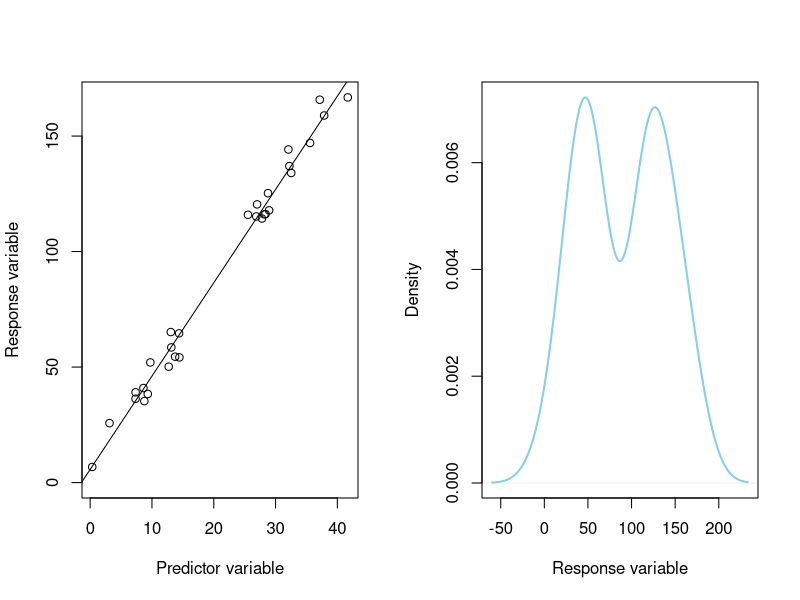
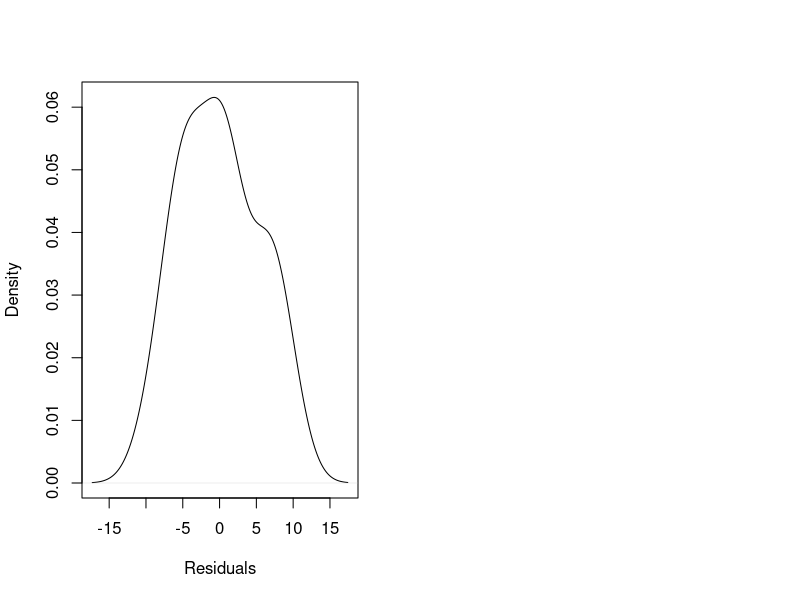
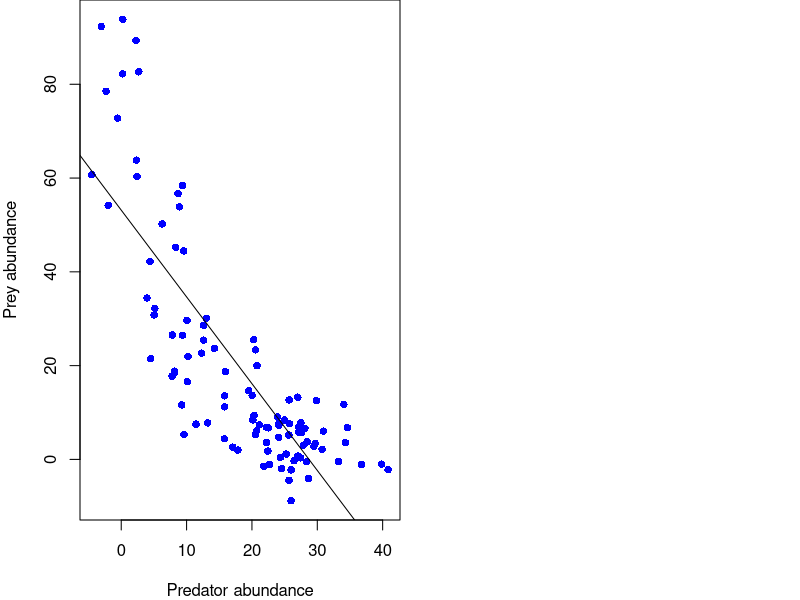
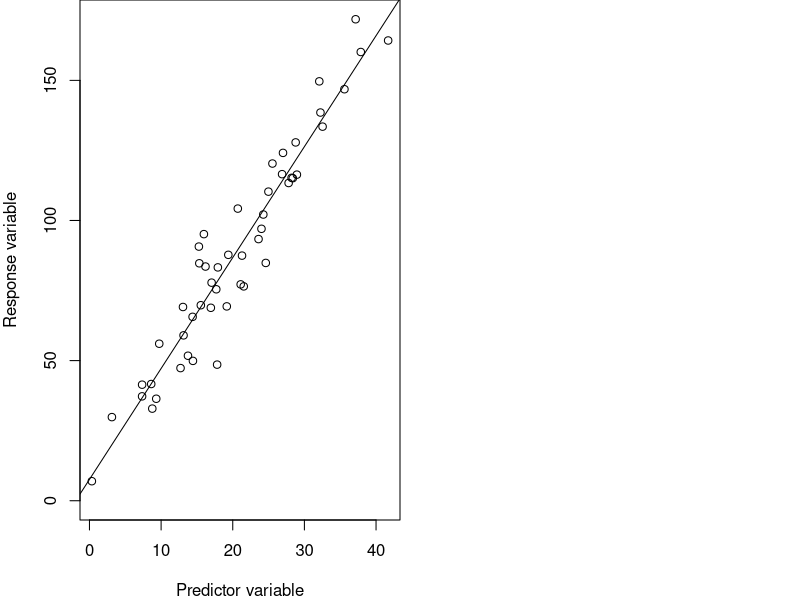
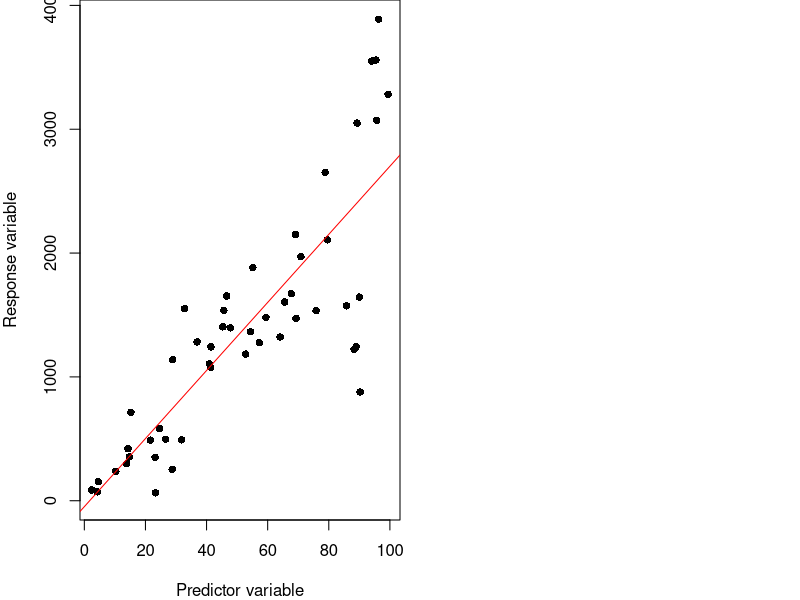
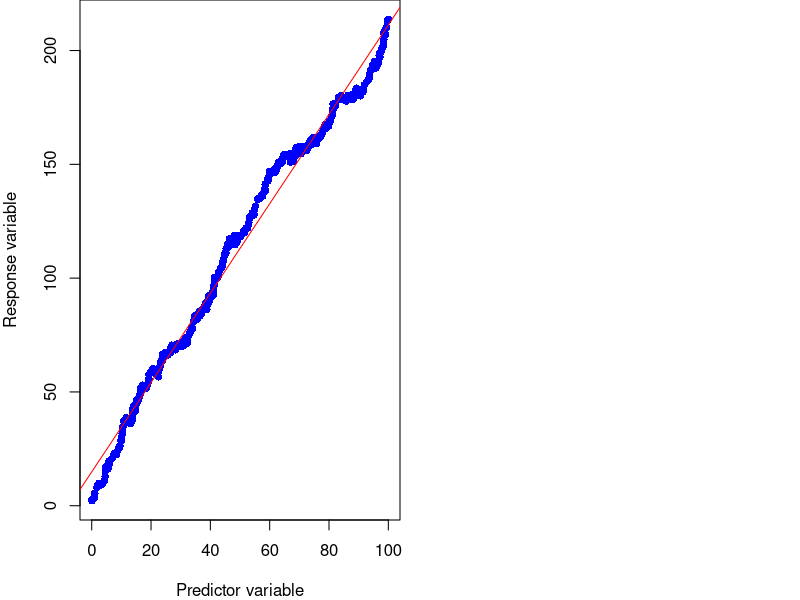
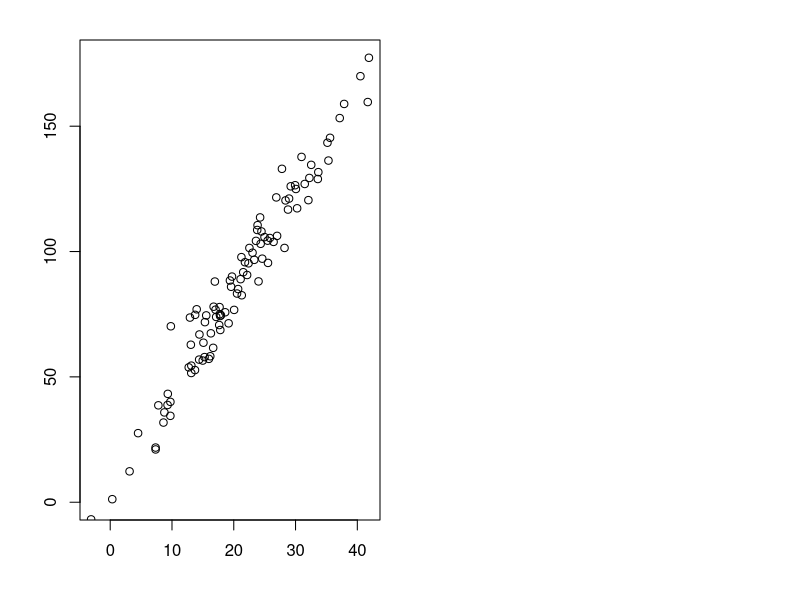
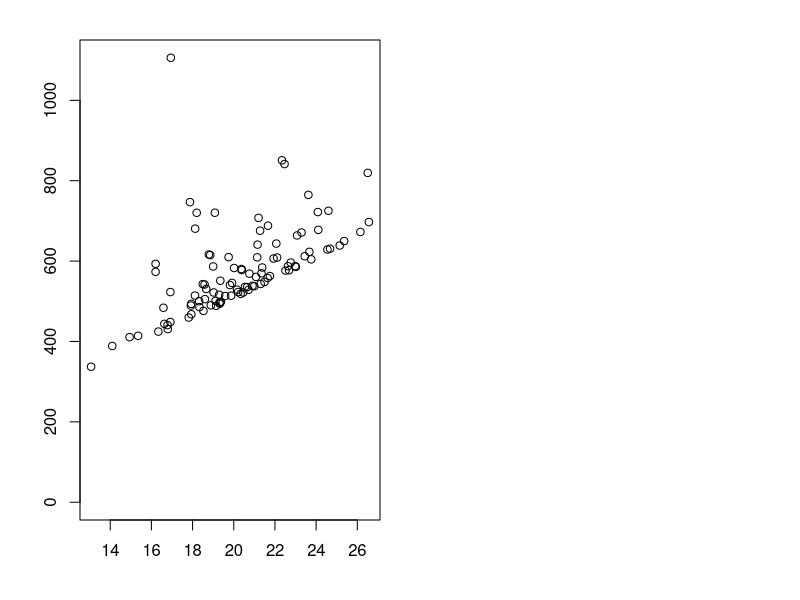

Source code (R) for these figures, in order: (Note: this script raises an error after producing the figures.)
## ---- chunk 1

knitr::opts_chunk$set(
	echo = TRUE,
	message = FALSE,
	warning = FALSE,
	cache = TRUE
)
## ---- chunk 2

#  NRES 710, Linear Regression (3)
#     University of Nevada, Reno
#     Assumptions of linear regression   

## ---- chunk 3
# Set the seed for reproducibility
set.seed(123)

# Set up the plotting area to display two plots side by side
par(mfrow = c(1, 2))

# Simulate data for the shallow slope
n <- 50
x1 <- rnorm(n, mean = 20, sd = 10)
y1 <- 5 + 4 * x1 + rnorm(n, mean = 0, sd = 8)

# Remove observations in the middle of x to create bimodal y
middle_range <- c(15, 25)
datum1 <- data.frame(x = x1, y = y1)
datum1 <- subset(datum1, x < middle_range[1] | x > middle_range[2])

# Plot the data with the shallow slope
plot(y ~ x, data = datum1,
     ylim=c(0, max(datum1$y)), xlab = "Predictor variable", ylab = "Response variable")

# Add a line to the plot for the shallow slope
results1 <- lm(y ~ x, data = datum1)
abline(results1)

# Plot the density of y
plot(density(datum1$y), col = "skyblue", xlab = "Response variable", ylab = "Density", main = "", lwd = 2)

# Examine normality of residuals
residuals <- resid(results1)
plot(density(residuals), xlab = "Residuals", main = "")
## ---- chunk 4
# Set the seed for reproducibility
set.seed(123); par(mar = c(4, 4, 0, 0)); par(mfrow=c(1,2))

# Simulate non-linear data
n <- 100
time <- seq(1, n)
prey_abundance <- 100 * exp(-0.05 * time) + rnorm(n, mean = 0, sd = 5)
predator_abundance <- 50 * (1 - exp(-0.01 * time)) + rnorm(n, mean = 0, sd = 5)

# Plot the data
plot(predator_abundance, prey_abundance, pch = 16, col = "blue",
     xlab = "Predator abundance", ylab = "Prey abundance")

# Fit a linear model
results <- lm(prey_abundance ~ predator_abundance)
abline(results)
## ---- chunk 5
# Set the seed for reproducibility
set.seed(123); par(mar = c(4, 4, 0, 0)); par(mfrow=c(1,2))

# Simulate data for the shallow slope
n <- 50
x1 <- rnorm(n, mean = 20, sd = 10)
y1 <- 5 + 4 * x1 + rnorm(n, mean = 0, sd = 12)

# Remove observations in the middle of x to create bimodal y
datum1 <- data.frame(x = x1, y = y1)

# Plot the data with the shallow slope
plot(y ~ x, data = datum1,
     ylim=c(0, max(datum1$y)), xlab = "Predictor variable", ylab = "Response variable")

# Add a line to the plot for the shallow slope
results1 <- lm(y ~ x, data = datum1)
abline(results1)
## ---- chunk 6
# Set the seed for reproducibility
set.seed(123); par(mar = c(4, 4, 0, 0)); par(mfrow=c(1,2))

# Simulate data with increasing variance (heteroscedasticity)
n <- 50
x1 <- runif(n, 0, 100)
y1 <- 20 + 25 * x1 + rnorm(n, mean = 0, sd = 10 * x1)

# Create a data frame
datum1 <- abs(data.frame(x = x1, y = y1))

# Fit a linear model
results1 <- lm(y ~ x, data = datum1)

# Predict values and calculate confidence intervals
predictions <- predict(results1, interval = "confidence", level = 0.95)
datum1 <- cbind(datum1, predictions)

# Plot the data
plot(datum1$x, datum1$y, ylim=c(0, max(datum1$y)), xlab = "Predictor variable", ylab = "Response variable", pch = 16)

# Add the regression line
abline(results1, col = "red")
## ---- chunk 7
# Set the seed for reproducibility
set.seed(123); par(mar = c(4, 4, 0, 0)); par(mfrow=c(1,2))

# # Simulate data with autocorrelation
# n <- 100
# x <- seq(1, n)
# phi <- 0.99  # Autoregressive parameter
# epsilon <- rnorm(n, mean = 0, sd = 5)  # Reduced noise term to make the autocorrelation more prominent
# y <- numeric(n)
# y[1] <- 5 + 2 * x[1] + epsilon[1]
# for (i in 2:n) {
#   y[i] <- 5 + 2 * x[i] + phi * (y[i-1] - (5 + 2 * x[i-1])) + epsilon[i]
# }
# 
# # Create a data frame
# data <- data.frame(x = x, y = y)

# Simulate data that are autocorrelated
n <- 500
x1 <- runif(n, 0, 100)

# Sort x1 from low to high
x1 <- sort(x1)

# Simulate error for each value using the mean of the previous value
error <- matrix(NA, length(x1), 1)
error[1,1] <- rnorm(1, mean = 0, sd = 1)
for (i in 2:length(x1)){
  error[i,1] <- rnorm(1, mean = error[i-1, 1], sd = 1)
}

# Create y values
y1 <- 3 + 2 * x1 + error

# Create dataframe
datum <- data.frame(x = x1, error = error, y = y1)

# Plot the data
plot(datum$x, datum$y, xlab = "Predictor variable", ylab = "Response variable", pch = 16, col = "blue")

# Fit a linear model
model <- lm(y ~ x, data = datum)

# Add the regression line to the graph
abline(model, col = "red")
## ---- chunk 8
# Load necessary libraries
library(knitr)

# Create the data frame
data <- data.frame(
  Group = c("Normality", "Linearity", "Homoscedasticity", "No autocorrelation"),
  `X-Y Scatterplot` = c("", "", "", ""),
  `Residuals Scatterplot` = c("", "", "", ""),
  `Histogram of Residuals` = c("", "", "", ""),
  `Autocorrelation Function (ACF)` = c("", "", "", "")
)

# Create the table
kable(data, col.names = c("Assumption", "X-Y Scatterplot", "Residuals Scatterplot", "Histogram of Residuals", "Autocorrelation Function (ACF)"))

## ---- chunk 9
# Set the seed for reproducibility
set.seed(123); par(mar = c(4, 4, 0, 0)); par(mfrow=c(1,2))

# Adjust margins: bottom, left, top, right
par(mar = c(4, 4, 2, 1))

# First, simulate data with no assumption violations
n <- 100
x1 <- rnorm(n, mean = 20, sd = 10)
y1 <- 5 + 4 * x1 + rnorm(n, mean = 0, sd = 8)

# Create dataframe
datum <- data.frame(x = x1, y = y1)

# Plot the data
plot(y ~ x, data = datum,
     ylim=c(0, max(datum$y)), xlab = "", ylab = "")

## ---- chunk 10
# Set the seed for reproducibility
set.seed(123); par(mar = c(4, 4, 0, 0)); par(mfrow=c(1,2))

# Adjust graph margins: bottom, left, top, right
par(mar = c(4, 4, 2, 1))

# Second, simulate data with a violation of normality
n <- 100
x <- rnorm(n, mean = 20, sd = 3)
y <- 10 + 25 * x + rnorm(n, mean = 0, sd = 8)^2

# Create dataframe
datum <- data.frame(x = x, y = y)

# Plot the data
plot(y ~ x, data = datum,
     ylim=c(0, max(datum$y)), xlab = "", ylab = "")

## ---- chunk 11
# Set the seed for reproducibility
set.seed(123); par(mar = c(4, 4, 0, 0)); par(mfrow=c(1,2))

# Adjust graph margins: bottom, left, top, right
par(mar = c(4, 4, 2, 1))

# Simulate data with a violation of linearity
n <- 100
x <- runif(n, 0, 10)
y <- 3 + 2 * x - 0.18 * x^2 + rnorm(n, mean = 0, sd = 1)

# Create dataframe
datum <- data.frame(x = x, y = y)

# Plot the data
plot(y ~ x, data = datum,
     ylim=c(0, max(datum$y)), xlab = "", ylab = "")

## ---- chunk 12
# Set the seed for reproducibility
set.seed(123); par(mar = c(4, 4, 0, 0)); par(mfrow=c(1,2))

# Adjust graph margins: bottom, left, top, right
par(mar = c(4, 4, 2, 1))

# Simulate data that are heteroscedastic
n <- 100
x1 <- runif(n, 0, 10)
y1 <- 5 + 4 * x1 + rnorm(n, mean = 0, sd = 1 * x1)

# Create dataframe
datum <- data.frame(x = x1, y = y1)

# Plot the data
plot(y ~ x, data = datum,
     ylim=c(0, max(datum$y)), xlab = "", ylab = "")

## ---- chunk 13
# Set the seed for reproducibility
set.seed(123); par(mar = c(4, 4, 0, 0)); par(mfrow=c(1,2))

# Adjust graph margins: bottom, left, top, right
par(mar = c(4, 4, 2, 1))

# Simulate data that are autocorrelated
n <- 100
x1 <- runif(n, 0, 10)

# Sort x1 from low to high
x1 <- sort(x1)

# Simulate error for each value using the mean of the previous value
error <- matrix(NA, length(x1), 1)
error[1,1] <- rnorm(1, mean = 0, sd = 1)
for (i in 2:length(x1)){
  error[i,1] <- rnorm(1, mean = error[i-1, 1], sd = 1)
}

# Create y values
y1 <- 3 + 2 * x1 + error

# Create dataframe
datum <- data.frame(x = x1, error = error, y = y1)

# Fit a linear model to the data
model <- lm(y1 ~ x1, data = datum)

# Get predicted values and residuals from the model
datum$predicted <- predict(model)
datum$residuals <- resid(model)

# Set up two side-by-side plots
par(mfrow = c(1, 2))

# First plot: Original data with regression line
plot(y1 ~ x1, data = datum,
     xlab = "x", ylab = "y")

# Second plot: Same graph with residual lines
plot(y1 ~ x1, data = datum,
     xlab = "x", ylab = "y",
     main = "Residuals (Lines to Regression Line)")
abline(model, col = "blue", lwd = 2)

# Add lines connecting points to the regression line (visualizing residuals)
for (i in 1:n) {
  segments(x0 = datum$x[i], y0 = datum$y[i], 
           x1 = datum$x[i], y1 = datum$predicted[i], 
           col = "red")
}

# Examine autocorrelation in the error term
print(datum[10:20,])

## ---- chunk 14
# Set the seed for reproducibility
set.seed(123)

# Set up the plotting area to display two plots side by side
par(mfrow = c(1, 2))

# Simulate data for the shallow slope
n <- 50
x1 <- rnorm(n, mean = 20, sd = 10)
y1 <- 5 + 4 * x1 + rnorm(n, mean = 0, sd = 8)

# Create dataframe
datum1 <- data.frame(x = x1, y = y1)

# Plot the data
plot(y ~ x, data = datum1,
     ylim=c(0, max(datum1$y)), xlab = "Predictor variable", ylab = "Response variable")

# Add a line to the plot for the shallow slope
results1 <- lm(y ~ x, data = datum1)
abline(results1)

# Calculate residuals
residuals1 <- residuals(results1)

# Plot the residuals
plot(datum1$x, residuals1, xlab = "Predictor variable", ylab = "Residuals")
abline(h = 0, col = "red", lty = 2)

## ---- chunk 15
# Set the seed for reproducibility
set.seed(111)

# Set up the plotting area to display two plots side by side
par(mfrow = c(1, 2))

# Simulate data for the shallow slope
n <- 100
x1 <- runif(n, 0, 50)
y1 <- 5 + 4 * x1 + rnorm(n, mean = 0, sd = 0.15 * x1)

# Create dataframe
datum1 <- data.frame(x = x1, y = y1)

# Plot the data
plot(y ~ x, data = datum1,
     ylim=c(0, max(datum1$y)), xlab = "Predictor variable", ylab = "Response variable")

# Add a line to the plot for the shallow slope
results1 <- lm(y ~ x, data = datum1)
abline(results1)

# Calculate residuals
residuals1 <- residuals(results1)

# Plot the residuals
plot(datum1$x, residuals1, xlab = "Predictor variable", ylab = "Residuals")
abline(h = 0, col = "red", lty = 2)

## ---- chunk 16
# Set the seed for reproducibility
set.seed(111)

# Set up the plotting area to display two plots side by side
par(mfrow = c(2, 2))

# Simulate data with non-normally distributed error
n <- 100
x <- rnorm(n, mean = 20, sd = 3)
y <- 10 + 25 * x + rnorm(n, mean = 0, sd = 8)^2

# Create dataframe
datum <- data.frame(x = x, y = y)

# Simple linear model
results1 <- lm(y ~ x, data = datum)

# Calculate residuals
residuals1 <- residuals(results1)

# Plot the residuals
plot(datum$x, residuals1, xlab = "", ylab = "", main = "Non-normal error")
abline(h = 0, col = "red", lty = 2)


### Simulate nonlinear data
n <- 100
x <- runif(n, 0, 10)
y <- 3 + 2 * x - 0.18 * x^2 + rnorm(n, mean = 0, sd = 1)

# Create dataframe
datum <- data.frame(x = x, y = y)

# Simple linear model
results1 <- lm(y ~ x, data = datum)

# Calculate residuals
residuals1 <- residuals(results1)

# Plot the residuals
plot(datum$x, residuals1, xlab = "", ylab = "", main = "Nonlinearity")
abline(h = 0, col = "red", lty = 2)


### Simulate data that are autocorrelated
n <- 100
x1 <- runif(n, 0, 10)

# Sort x1 from low to high
x1 <- sort(x1)

# Simulate error for each value using the mean of the previous value
error <- matrix(NA, length(x1), 1)
error[1,1] <- rnorm(1, mean = 0, sd = 1)
for (i in 2:length(x1)){
  error[i,1] <- rnorm(1, mean = error[i-1, 1], sd = 1)
}

# Create y values
y1 <- 3 + 2 * x1 + error

# Create dataframe
datum <- data.frame(x = x1, error = error, y = y1)

# Simple linear model
results1 <- lm(y ~ x, data = datum)

# Calculate residuals
residuals1 <- residuals(results1)

# Plot the residuals
plot(datum$x, residuals1, xlab = "", ylab = "", main = "Autocorrelation")
abline(h = 0, col = "red", lty = 2)


### Simulate heteroscedastic data
n <- 100
x1 <- runif(n, 0, 50)
y1 <- 5 + 4 * x1 + rnorm(n, mean = 0, sd = 0.15 * x1)

# Create dataframe
datum1 <- data.frame(x = x1, y = y1)

# Simple linear model
results1 <- lm(y ~ x, data = datum1)

# Calculate residuals
residuals1 <- residuals(results1)

# Plot the residuals
plot(datum1$x, residuals1, xlab = "", ylab = "", main = "Heteroscedasticity")
abline(h = 0, col = "red", lty = 2)

## ---- chunk 17
# Set the seed for reproducibility
set.seed(123)

# Set up the plotting area to display two plots side by side
par(mfrow = c(1, 2))

### Simulate data with normally distributed error
n <- 100
x1 <- rnorm(n, mean = 20, sd = 10)
y1 <- 5 + 4 * x1 + rnorm(n, mean = 0, sd = 8)

# Create dataframe
datum <- data.frame(x = x1, y = y1)

# Simple linear model
results1 <- lm(y ~ x, data = datum)

# Calculate residuals
residuals1 <- residuals(results1)

# Plot the density of residuals
plot(density(residuals1), main = "Normal error", xlab = "Residuals", ylab = "Freq")

### Simulate data with non-normally distributed error
n <- 100
x <- rnorm(n, mean = 20, sd = 3)
y <- 10 + 25 * x + rnorm(n, mean = 0, sd = 8)^2

# Create dataframe
datum <- data.frame(x = x, y = y)

# Simple linear model
results1 <- lm(y ~ x, data = datum)

# Calculate residuals
residuals1 <- residuals(results1)

# Plot the density of residuals
plot(density(residuals1), main = "Non-normal error", xlab = "Residuals", ylab = "Freq")

## ---- chunk 18
# Set the seed for reproducibility
set.seed(123)

# Adjust graph margins: bottom, left, top, right
par(mar = c(4, 4, 2, 1))
par(mfrow = c(1, 2))

# Simulate data with a violation of linearity
n <- 100
x <- runif(n, 0, 10)
x <- sort(x)
y <- 3 + 2 * x - 0.18 * x^2 + rnorm(n, mean = 0, sd = 1)

# Create dataframe
datum <- data.frame(x = x, y = y)

# Plot the data
plot(y ~ x, data = datum,
     ylim=c(0, max(datum$y)), xlab = "", ylab = "",
     main = "Non-linear")

# Linear regression
results <- lm(y ~ x, data = datum)

# Plot the line
abline(results)

# ACF
acf(y, ylab = "Autocorrelation function (ACF)", main = "")

## ---- chunk 19
# Load necessary libraries
library(knitr)

# Create the data frame
data <- data.frame(
  Group = c("Normality", "Linearity", "Homoscedasticity", "No autocorrelation"),
  `X-Y Scatterplot` = c("X", "X", "X", "X"),
  `Residuals Scatterplot` = c("X", "X", "X", "X"),
  `Histogram of Residuals` = c("!!", "", "", ""),
  `Autocorrelation Function (ACF)` = c("", "**", "", "!!")
)

# Create the table
kable(data, col.names = c("Assumption", "X-Y Scatterplot", "Residuals Scatterplot", "Histogram of Residuals", "Autocorrelation Function (ACF)"))

## ---- chunk 20
# Clear the memory
rm(list=ls())

# Load the data
datum <- read.csv("lecture_5_good_data.csv")
nonlinear <- read.csv("lecture_5_nonlinear_data.csv")
norm <- read.csv("lecture_5_nonnormal_data.csv")
hetero <- read.csv("lecture_5_heteroscedastic_data.csv")
auto <- read.csv("lecture_5_autocorrelated_data.csv")

# Plot the good data
plot(y ~ x, data = datum)

## ---- chunk 21
# Plot the nonlinear data
plot(y ~ x, data = nonlinear)

## ---- chunk 22
# Plot the nonnormal data
plot(y ~ x, data = norm)

## ---- chunk 23
# Plot the data
plot(y ~ x, data = hetero)

## ---- chunk 24
# Plot the autocorrelated data
plot(y ~ x, data = auto)

## ---- chunk 25
# Fit linear regression models to the five datasets
results <- lm(y ~ x, data = datum)
resultsNonlinear <- lm(y ~ x, data = nonlinear)
resultsNorm <- lm(y ~ x, data = norm)
resultsHetero <- lm(y ~ x, data = hetero)
resultsAuto <- lm(y ~ x, data = auto)

## ---- chunk 26
# Examine the residuals (just the first ~20)
residuals(results)[1:20]

## ---- chunk 27
# Mean of the error
mean(residuals(results))

# Standard deviation of the error
sd(residuals(results))

# This number is similar to the 'Residual standard error' from our lm() summary
summary(results)

## ---- chunk 28
# Simple way
plot(residuals(results))

## ---- chunk 29
# Correct way to examine residuals plot
plot(residuals(results) ~ datum$x)

# Add a horizontal line at y = 0
abline(a = 0, b = 0)

## ---- chunk 30
# Correct way to examine residuals plot
plot(residuals(resultsNonlinear) ~ nonlinear$x)

# Add a horizontal line at y = 0
abline(a = 0, b = 0)

## ---- chunk 31
# Correct way to examine residuals plot
plot(residuals(resultsNorm) ~ norm$x)

# Add a horizontal line at y = 0
abline(a = 0, b = 0)

## ---- chunk 32
# Correct way to examine residuals plot
plot(residuals(resultsHetero) ~ hetero$x)

# Add a horizontal line at y = 0
abline(a = 0, b = 0)

## ---- chunk 33
# Correct way to examine residuals plot
plot(residuals(resultsAuto) ~ auto$x)

# Add a horizontal line at y = 0
abline(a = 0, b = 0)

## ---- chunk 34
# Histogram of residuals
hist(residuals(results))

## ---- chunk 35
# Histogram of residuals
hist(residuals(resultsNorm))

## ---- chunk 36
# Histogram of residuals
hist(residuals(resultsHetero))

## ---- chunk 37
# Default setting
hist(residuals(resultsHetero))

# Revisualizing with more breaks
hist(residuals(resultsHetero), breaks = 10)

## ---- chunk 38
# Autocorrelation function for normal data
acf(residuals(results)[order(datum$x)])

## ---- chunk 39
# Autocorrelation function for normal data
acf(residuals(resultsAuto)[order(auto$x)])

## ---- chunk 40
# Recall the scatterplot for the nonlinear data
plot(y ~ x, data = nonlinear)

# Autocorrelation function with correct order
acf(residuals(resultsNonlinear)[order(nonlinear$x)])




## ---- chunk 41
########################## 'Truth' ############################ 
### Code for simulating data that were analyzed in this lecture

# Set the seed for reproducibility
set.seed(123)

## Simulate data with no assumption violations
n <- 100
x1 <- rnorm(n, mean = 20, sd = 10)
y1 <- 5 + 4 * x1 + rnorm(n, mean = 0, sd = 8)

# Create dataframe
datum <- data.frame(x = x1, y = y1)

# Save the CSV file
write.csv(datum, "lecture_5_good_data.csv")


## Simulate data with a violation of normality
n <- 100
x <- rnorm(n, mean = 20, sd = 3)
y <- 10 + 25 * x + rnorm(n, mean = 0, sd = 8)^2

# Create dataframe
datum <- data.frame(x = x, y = y)

# Save the CSV file
write.csv(datum, "lecture_5_nonnormal_data.csv")


## Simulate data with a violation of linearity
n <- 100
x <- runif(n, 0, 10)
#x <- sort(x)
y <- 3 + 2 * x - 0.18 * x^2 + rnorm(n, mean = 0, sd = 1)

# Create dataframe
datum <- data.frame(x = x, y = y)

# Save the CSV file
write.csv(datum, "lecture_5_nonlinear_data.csv")


## Simulate data that are heteroscedastic
n <- 100
x1 <- runif(n, 0, 10)
y1 <- 5 + 4 * x1 + rnorm(n, mean = 0, sd = 1 * x1)

# Create dataframe
datum <- data.frame(x = x1, y = y1)

# Save the CSV file
write.csv(datum, "lecture_5_heteroscedastic_data.csv")


## Simulate data that are autocorrelated
n <- 100
x1 <- runif(n, 0, 10)

# Sort x1 from low to high
x1 <- sort(x1)

# Simulate error for each value using the mean of the previous value
error <- matrix(NA, length(x1), 1)
error[1,1] <- rnorm(1, mean = 0, sd = 1)
for (i in 2:length(x1)){
  error[i,1] <- rnorm(1, mean = error[i-1, 1], sd = 1)
}

# Create y values
y1 <- 3 + 2 * x1 + error

# Create dataframe
datum <- data.frame(x = x1, error = error, y = y1)

# Save the CSV file
write.csv(datum, "lecture_5_autocorrelated_data.csv")
